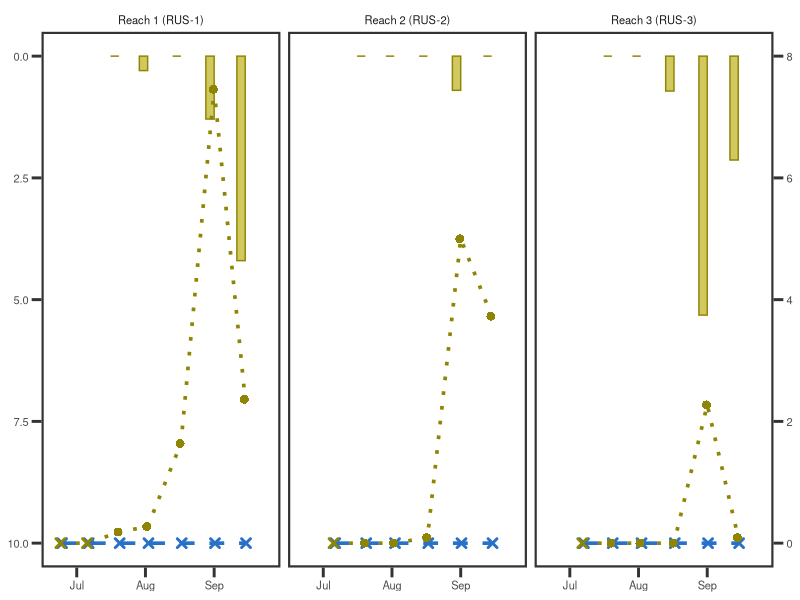
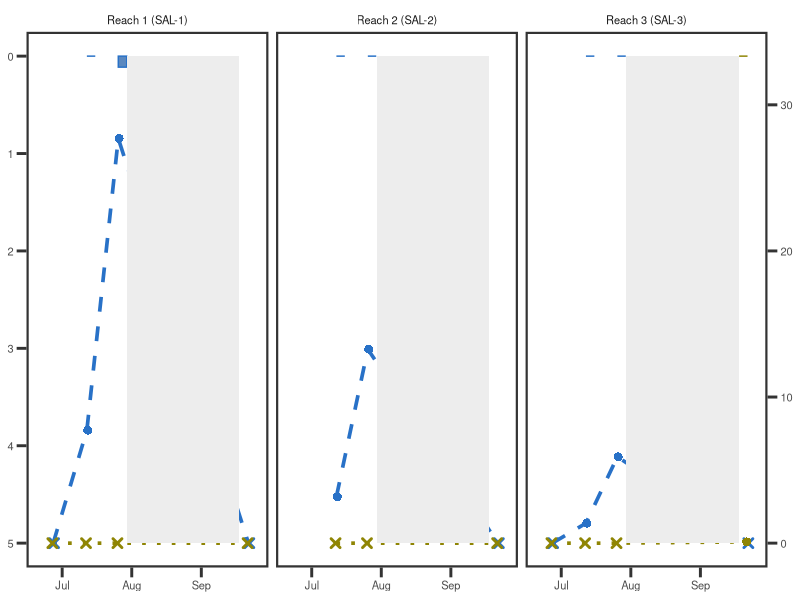
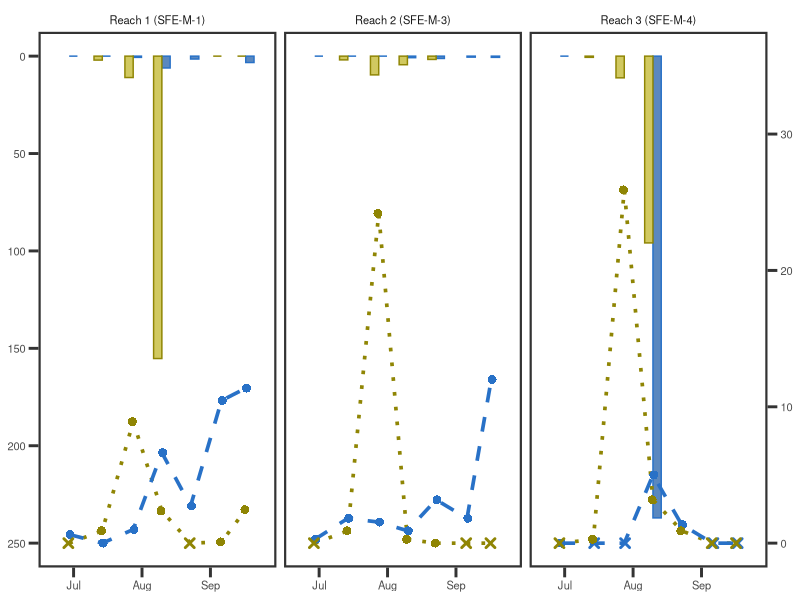
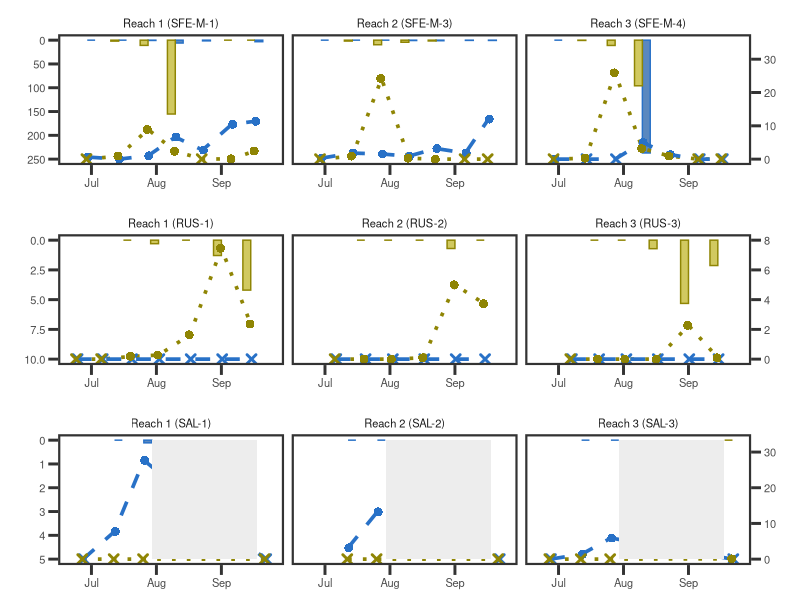
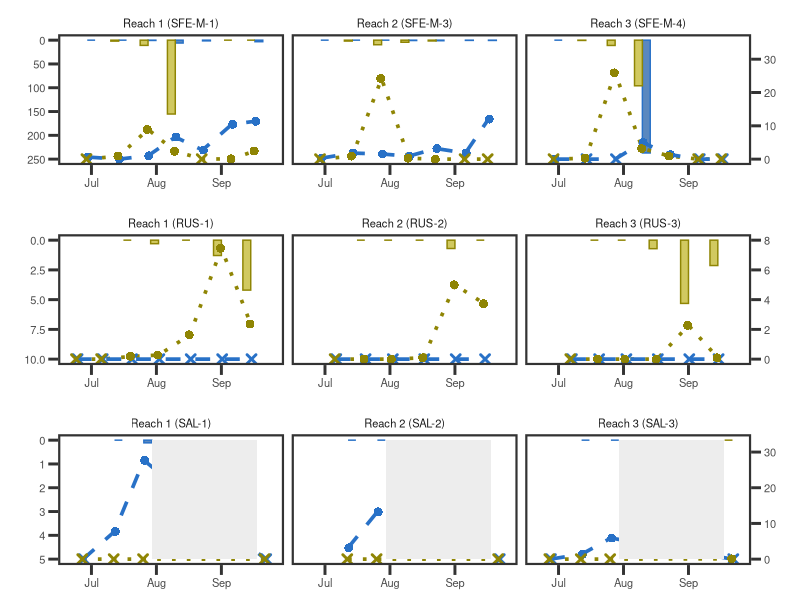

Generate these figures, in order, with R:
#### Taxa-specific cover and anatoxin relationships per reach all rivers (2022 data)
### Jordan Zabrecky
## last edited: 07.25.2025

# This script plots a supplemental figure taxa-specific cover and anatoxin concentrations
# for each reach sampled on each river in 2022

#### (1) Loading in libraries and data ####

# loading libraries
lapply(c("tidyverse", "lubridate", "plyr", "dataRetrieval", "cowplot", 
         "gridExtra", "grid"), 
       require, character.only = T)

# loading in data
data <- read.csv("./data/field_and_lab/allrivers22_combined.csv") %>% 
  mutate(field_date = ymd(field_date))

# pivot longer (cover)
cover <- data %>% 
  select(field_date, site_reach, site, microcoleus, anabaena_cylindrospermum,) %>% 
  pivot_longer(cols = c(4,5), names_to = "taxa", values_to = "percent_cover")

# get presence/absence
presence <- data %>% 
  select(field_date, site_reach, site, proportion_micro_transects, 
         proportion_ana_cyl_transects) %>% 
  mutate(microcoleus_present = 
           case_when(proportion_micro_transects > 0 ~ "yes",
                     TRUE ~ "no"),
         ana_cyl_present = 
           case_when(proportion_ana_cyl_transects > 0 ~ "yes",
                     TRUE ~ "no")) %>% 
  dplyr::rename(microcoleus = microcoleus_present,
         anabaena_cylindrospermum = ana_cyl_present) %>% 
  select(!c("proportion_micro_transects", "proportion_ana_cyl_transects")) %>% 
  pivot_longer(cols = c(4,5), names_to = "taxa", values_to = "presence")

# join in presence data with cover
cover <- left_join(cover, presence, by = c("field_date", "site_reach", "site", "taxa"))

# pivot longer (anatoxins)
anatoxins <- data %>% 
  select(field_date, site_reach, site, TM_ATX_all_ug_orgmat_g, TAC_ATX_all_ug_orgmat_g) %>% 
  dplyr::rename(microcoleus = TM_ATX_all_ug_orgmat_g,
                anabaena_cylindrospermum = TAC_ATX_all_ug_orgmat_g) %>% 
  pivot_longer(cols = c(4,5), names_to = "taxa", values_to = "ATX_ug_orgmat_g")

# split based on site_reach
cover_list <- split(cover, cover$site)
atx_list <- split(anatoxins, anatoxins$site)

#### (2) Making plots ####

# set theme for all plots
theme_set(theme_bw() + theme(legend.position = "bottom", 
                             panel.grid.minor = element_blank(), panel.grid.major = element_blank(),
                             panel.border = element_rect(linewidth = 1.5), axis.ticks = element_line(linewidth = 1),
                             text = element_text(size = 10), axis.ticks.length=unit(.25, "cm"),
                             strip.background = element_blank()))

## (a) Russian River

## russian river reaches

# make figure
rus_figs <- ggplot(data = cover_list$RUS, aes(x = field_date)) +
  geom_bar(data = atx_list$RUS, position = "dodge", stat = "identity", 
           aes(y = ATX_ug_orgmat_g, fill = taxa, color = taxa), width = 7.5) +
  geom_line(data = cover_list$RUS, aes(y = 10 - (percent_cover * 1.25), color = taxa, linetype = taxa),
            linewidth = 1.25) +
  geom_point(data = cover_list$RUS, aes(y = 10 - (percent_cover * 1.25), color = taxa, 
                                        shape = interaction(presence)),
             size = 2, stroke = 1.5, position = position_dodge(width = 1.5)) +
  scale_color_manual("Group", values = c("#8f8504","#2871c7"),
                     labels = c("Anabaena & Cylindrospermum", "Microcoleus")) +
  scale_linetype_manual("Group", values = c("dotted", "dashed"),
                        labels = c("Anabaena & Cylindrospermum", "Microcoleus")) +
  scale_shape_manual("Present / Quadrat", values = c(4, 16)) +
  scale_fill_manual("Group", values = c("#d1c960","#5a88bf"),
                    labels = c("Anabaena & Cylindrospermum", "Microcoleus")) +
  labs(y = NULL, x = NULL) +
  scale_x_date(limits = as.Date(c("2022-06-20", "2022-09-26"))) +
  scale_y_reverse(sec.axis = sec_axis(~ ((. - 10)/1.25) * -1)) +
  theme(legend.position = "none") + # will move over legend via illustrator
  facet_grid(~site_reach,
             labeller =  as_labeller(c(`RUS-1S` = "Reach 1 (RUS-1)", 
                                       `RUS-2`= "Reach 2 (RUS-2)",
                                       `RUS-3` = "Reach 3 (RUS-3)"))) + 
  scale_x_date(limits = as.Date(c("2022-06-20", "2022-09-26")))
rus_figs

## salmon river reaches

# create gray box for wildfire (when sampling was not taking place!) 
wildfire <- data.frame(xmin = as.Date("2022-07-30"),
                       xmax = as.Date("2022-09-18"),
                       ymin = 0, 
                       ymax = 5)

# make figure
# (having issues getting segment grouping to remove lines around box
# so will just remove lines later)
sal_figs <- ggplot(data = cover_list$SAL) +
  geom_bar(data = atx_list$SAL, position = "dodge", stat = "identity", 
           aes(x = field_date, y = ATX_ug_orgmat_g, fill = taxa, color = taxa), width = 7.5) +
  geom_line(data = cover_list$SAL, aes(x = field_date, 
                                       y = 5 - (percent_cover * .15), color = taxa,
                                       linetype = taxa),
          linewidth = 1.25) +
  geom_point(data = cover_list$SAL, aes(x = field_date, 
                                        y = 5 - (percent_cover * .15), color = taxa, 
                                        shape = interaction(presence)),
             size = 2, stroke = 1.5, position = position_dodge(width = 1.5)) +
  geom_rect(data = wildfire, aes(xmin = xmin, xmax = xmax, ymin = ymin, ymax = ymax), 
            fill = "#ededed") +
  scale_color_manual("Group", values = c("#8f8504","#2871c7"),
                     labels = c("Anabaena & Cylindrospermum", "Microcoleus")) +
  scale_linetype_manual("Group", values = c("dotted", "dashed"),
                        labels = c("Anabaena & Cylindrospermum", "Microcoleus")) +
  scale_shape_manual("Present / Quadrat", values = c(4, 16)) +
  scale_fill_manual("Group", values = c("#d1c960","#5a88bf"),
                    labels = c("Anabaena & Cylindrospermum", "Microcoleus")) +
  labs(y = NULL, x = NULL) +
  scale_x_date(limits = as.Date(c("2022-06-20", "2022-09-26"))) +
  scale_y_reverse(limits = c(5,0), sec.axis = sec_axis(~ ((. - 5)/.15) * -1)) +
  theme(legend.position = "none") + # will move over legend via illustrator
  facet_grid(~site_reach,
             labeller =  as_labeller(c(`SAL-1S` = "Reach 1 (SAL-1)", 
                                       `SAL-2`= "Reach 2 (SAL-2)",
                                       `SAL-3` = "Reach 3 (SAL-3)")))
sal_figs 

## south fork eel reaches

# make figures
eel_figs <- ggplot(data = cover_list$`SFE-M`, aes(x = field_date)) +
  geom_bar(data = atx_list$`SFE-M`, position = "dodge", stat = "identity", 
           aes(y = ATX_ug_orgmat_g, fill = taxa, color = taxa), width = 7.5) +
  geom_line(data = cover_list$`SFE-M`, aes(y = 250 - (percent_cover * 7), color = taxa, linetype = taxa),
            linewidth = 1.25) +
  geom_point(data = cover_list$`SFE-M`, aes(y = 250 - (percent_cover * 7), color = taxa, 
                                        shape = interaction(presence)),
             size = 2, stroke = 1.5, position = position_dodge(width = 1.5)) +
  scale_color_manual("Group", values = c("#8f8504","#2871c7"),
                     labels = c("Anabaena & Cylindrospermum", "Microcoleus")) +
  scale_linetype_manual("Group", values = c("dotted", "dashed"),
                        labels = c("Anabaena & Cylindrospermum", "Microcoleus")) +
  scale_shape_manual("Present / Quadrat", values = c(4, 16)) +
  scale_fill_manual("Group", values = c("#d1c960","#5a88bf"),
                    labels = c("Anabaena & Cylindrospermum", "Microcoleus")) +
  labs(y = NULL, x = NULL) +
  scale_x_date(limits = as.Date(c("2022-06-20", "2022-09-26"))) +
  scale_y_reverse(limits = c(250,0), sec.axis = sec_axis(~ ((. - 250)/7) * -1)) +
  theme(legend.position = "none") + # will move over legend via illustrator
  facet_grid(~site_reach,
             labeller =  as_labeller(c(`SFE-M-1S` = "Reach 1 (SFE-M-1)", 
                                       `SFE-M-3`= "Reach 2 (SFE-M-3)",
                                       `SFE-M-4` = "Reach 3 (SFE-M-4)"))) +
  scale_x_date(limits = as.Date(c("2022-06-20", "2022-09-26")))
eel_figs

# note: tried to do log bar graphs using pseudo_log_trans() to deal with values <1
# (which end up as <0 after being logged), but having issues reversing it

#### (3) Putting plots together into one big plot & saving ####

# using cowplot to put together plots
all <- plot_grid(eel_figs, rus_figs, sal_figs, nrow = 3, align='vh',
                 scale = 0.96) +
  theme(plot.background = element_rect(fill = "white", color = "white")) # white background
all # will edit further in inkscape

ggsave("./figures/sfig_bc_acrossrivers_allreaches_notfinal.tiff", dpi = 600, 
       width=18, height=18, unit="cm") 
